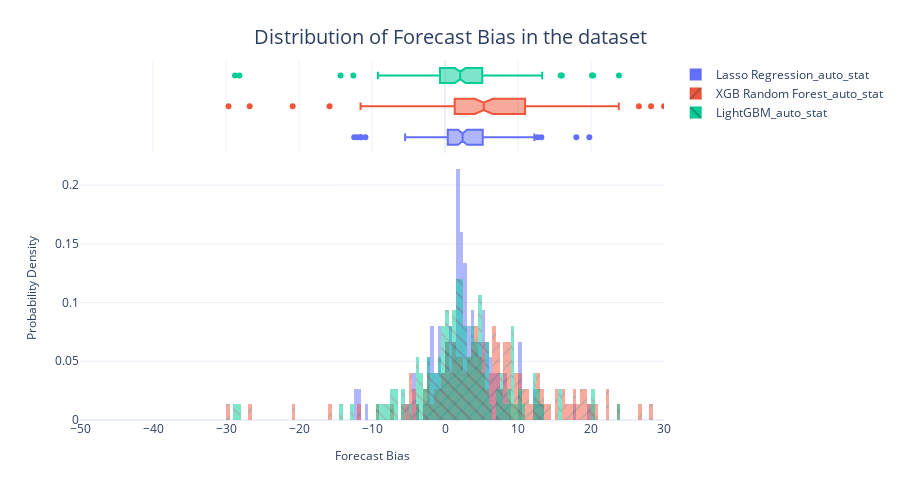

Notebook source saved alongside this figure:
### Code cell
fig = px.histogram(metrics_df, 
                   x="Forecast Bias", 
                   color="Algorithm",
                   pattern_shape="Algorithm", 
                   marginal="box", 
                   nbins=250,
                   barmode="overlay",
                   histnorm="probability density")
fig = format_plot(fig, xlabel="Forecast Bias", ylabel="Probability Density", title="Distribution of Forecast Bias in the dataset")
fig.update_layout(xaxis_range=[-50,30])
# fig.write_image("imgs/chapter_7/bias_dist.png")
fig.show()

### Figure 1 — Plotly figure (JSON) as saved in the notebook; plotly's stock layout.template omitted (floating-point values rounded to 4 significant figures; data arrays with more than 128 entries replaced by an {"elided": "..."} marker saying what was removed)
{"data": [{"alignmentgroup": "True", "bingroup": "x", "histnorm": "probability density", "hovertemplate": "Algorithm=Lasso Regression_auto_stat<br>Forecast Bias=%{x}<br>probability density=%{y}<extra></extra>", "legendgroup": "Lasso Regression_auto_stat", "marker": {"color": "#636efa", "opacity": 0.5, "pattern": {"shape": ""}}, "name": "Lasso Regression_auto_stat", "nbinsx": 250, "offsetgroup": "Lasso Regression_auto_stat", "orientation": "v", "showlegend": true, "type": "histogram", "x": {"elided": "150 float values"}, "xaxis": "x", "yaxis": "y"}, {"alignmentgroup": "True", "hovertemplate": "Algorithm=Lasso Regression_auto_stat<br>Forecast Bias=%{x}<extra></extra>", "legendgroup": "Lasso Regression_auto_stat", "marker": {"color": "#636efa"}, "name": "Lasso Regression_auto_stat", "notched": true, "offsetgroup": "Lasso Regression_auto_stat", "showlegend": false, "type": "box", "x": {"elided": "150 float values"}, "xaxis": "x2", "yaxis": "y2"}, {"alignmentgroup": "True", "bingroup": "x", "histnorm": "probability density", "hovertemplate": "Algorithm=XGB Random Forest_auto_stat<br>Forecast Bias=%{x}<br>probability density=%{y}<extra></extra>", "legendgroup": "XGB Random Forest_auto_stat", "marker": {"color": "#EF553B", "opacity": 0.5, "pattern": {"shape": "/"}}, "name": "XGB Random Forest_auto_stat", "nbinsx": 250, "offsetgroup": "XGB Random Forest_auto_stat", "orientation": "v", "showlegend": true, "type": "histogram", "x": {"elided": "150 float values"}, "xaxis": "x", "yaxis": "y"}, {"alignmentgroup": "True", "hovertemplate": "Algorithm=XGB Random Forest_auto_stat<br>Forecast Bias=%{x}<extra></extra>", "legendgroup": "XGB Random Forest_auto_stat", "marker": {"color": "#EF553B"}, "name": "XGB Random Forest_auto_stat", "notched": true, "offsetgroup": "XGB Random Forest_auto_stat", "showlegend": false, "type": "box", "x": {"elided": "150 float values"}, "xaxis": "x2", "yaxis": "y2"}, {"alignmentgroup": "True", "bingroup": "x", "histnorm": "probability density", "hovertemplate": "Algorithm=LightGBM_auto_stat<br>Forecast Bias=%{x}<br>probability density=%{y}<extra></extra>", "legendgroup": "LightGBM_auto_stat", "marker": {"color": "#00cc96", "opacity": 0.5, "pattern": {"shape": "\\"}}, "name": "LightGBM_auto_stat", "nbinsx": 250, "offsetgroup": "LightGBM_auto_stat", "orientation": "v", "showlegend": true, "type": "histogram", "x": {"elided": "150 float values"}, "xaxis": "x", "yaxis": "y"}, {"alignmentgroup": "True", "hovertemplate": "Algorithm=LightGBM_auto_stat<br>Forecast Bias=%{x}<extra></extra>", "legendgroup": "LightGBM_auto_stat", "marker": {"color": "#00cc96"}, "name": "LightGBM_auto_stat", "notched": true, "offsetgroup": "LightGBM_auto_stat", "showlegend": false, "type": "box", "x": {"elided": "150 float values"}, "xaxis": "x2", "yaxis": "y2"}], "layout": {"autosize": false, "barmode": "overlay", "height": 500, "legend": {"title": {}, "tracegroupgap": 0}, "margin": {"t": 60}, "title": {"font": {"size": 20}, "text": "Distribution of Forecast Bias in the dataset", "x": 0.5, "xanchor": "center", "yanchor": "top"}, "width": 900, "xaxis": {"anchor": "y", "domain": [0, 1], "range": [-50, 30], "title": {"font": {"size": 12}, "text": "Forecast Bias"}}, "xaxis2": {"anchor": "y2", "domain": [0, 1], "matches": "x", "showgrid": true, "showticklabels": false}, "yaxis": {"anchor": "x", "domain": [0, 0.7326], "title": {"font": {"size": 12}, "text": "Probability Density"}}, "yaxis2": {"anchor": "x2", "domain": [0.7426, 1], "matches": "y2", "showgrid": false, "showline": false, "showticklabels": false, "ticks": ""}}}
